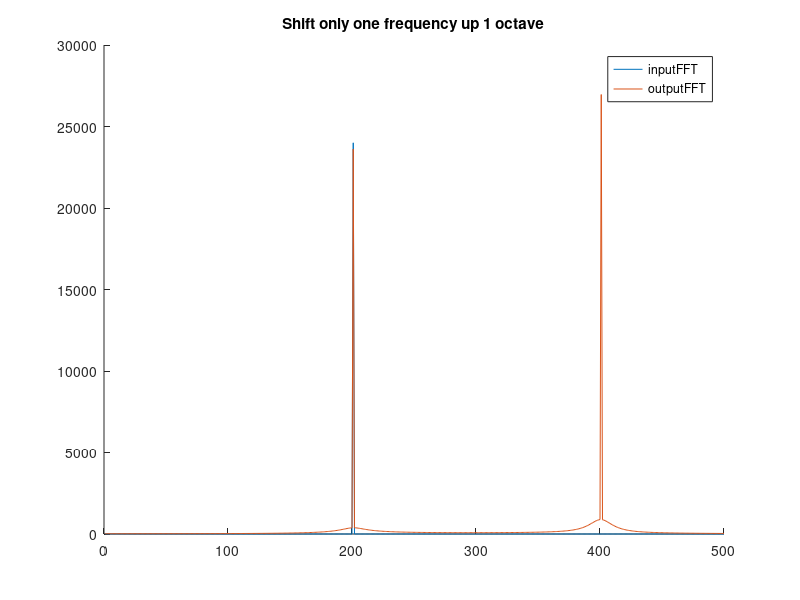

Write the MATLAB code that produced this figure.
%% TD-PSOLA: time domain pitch shift overlap add
clear all;
fs = 48000; % Sample rate, 48 kHz
f = 200; % Signal frequency, 100 Hz
duration = 1; % Signal duration in seconds

t = 0:1/fs:(duration - 1/fs); % Time vector

input = sin(2 * pi * (f) * t)+sin(2*pi*f/4);
input_shift = sin(2 * pi * (f) * t+pi/2);
output_expected=sin(2 * pi * (f) * t)+sin(2 * pi * (2*f) * t);
%[input,fs] = audioread("guitar_fast_picking.wav");

%output=0.5*(input+2*input.*input_shifted);
gamma=2; % 2 as in octave1up

%% INPUT FILTER FOR SUBBAND
f_c=200;
K=tan((pi*f_c)/fs);
q=10;
b0=K/(K*K*q+K+q);
b1=0;
b2=-K/(K*K*q+K+q);
a1=2*q*(K*K-1)/(K*K*q+K+q);
a2=(K*K*q-K+q)/(K*K*q+K+q);
b=[b0 b1 b2];
a=[1 a1 a2];
input_subband=filter(b,a,input);
output=zeros(length(t),1);


%% PHASE SHIFT
f_max=8000;%1200 fasza
N_min=8;
N_max=200;

N = round(N_min * log2(f_max / f))
N=min(N,N_max)
N=3;
scale_factor=N*16/f+50
h = firpm(N, [0.1, 0.9], [1, 1], 'Hilbert');
input_shifted=filter(h, 1, input_subband)*scale_factor.*input_subband;

%% Filter shifted signal
f_c=f_c*gamma;
K=tan((pi*f_c)/fs);
b0=K/(K*K*q+K+q);
b1=0;
b2=-K/(K*K*q+K+q);
a1=2*q*(K*K-1)/(K*K*q+K+q);
a2=(K*K*q-K+q)/(K*K*q+K+q);
b=[b0 b1 b2];
a=[1 a1 a2];
input_shifted_filtered=filter(b,a,input_shifted);

%% Add filterd and original signal together
output=input_shifted_filtered+input_subband;

%hold off
%close all
%hold on
%plot(output(1:500));
%plot(input_shifted(1:500));
%plot(input(1:500));
%grid on
%legend({'output','input shifted','input'},'Location','southwest')
%hold off
%{
sound(input,fs)
pause(1.5);
sound(input.*input_shifted,fs)
pause(1.5);
sound(output_expected,fs)
pause(1.5);
sound(output,fs)
%}




input_fft=abs(fft(input));
input_fft=input_fft(1:500);
output_fft=abs(fft(output));
output_fft=output_fft(1:500);
close all
hold on

plot(input_fft);
plot(output_fft)
title('Shift only one frequency up 1 octave')
legend({'inputFFT','outputFFT'},'Location','northeast')
hold off
%close all
%hold on
%plot(input)